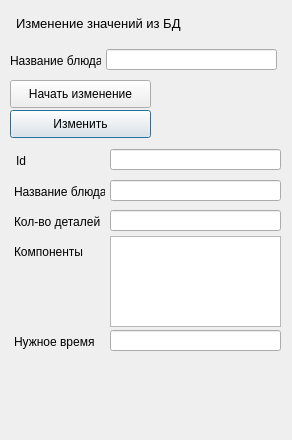
<?xml version="1.0" encoding="UTF-8"?>
<ui version="4.0">
 <class>Dialog</class>
 <widget class="QDialog" name="Dialog">
  <property name="geometry">
   <rect>
    <x>0</x>
    <y>0</y>
    <width>292</width>
    <height>440</height>
   </rect>
  </property>
  <property name="windowTitle">
   <string>Dialog</string>
  </property>
  <widget class="QLabel" name="label_6">
   <property name="geometry">
    <rect>
     <x>14</x>
     <y>331</y>
     <width>91</width>
     <height>21</height>
    </rect>
   </property>
   <property name="text">
    <string>Нужное время</string>
   </property>
  </widget>
  <widget class="QPushButton" name="ok">
   <property name="geometry">
    <rect>
     <x>10</x>
     <y>110</y>
     <width>141</width>
     <height>28</height>
    </rect>
   </property>
   <property name="text">
    <string>Изменить</string>
   </property>
  </widget>
  <widget class="QLabel" name="label_4">
   <property name="geometry">
    <rect>
     <x>14</x>
     <y>211</y>
     <width>91</width>
     <height>21</height>
    </rect>
   </property>
   <property name="text">
    <string>Кол-во деталей</string>
   </property>
  </widget>
  <widget class="QLabel" name="label_2">
   <property name="geometry">
    <rect>
     <x>16</x>
     <y>150</y>
     <width>41</width>
     <height>21</height>
    </rect>
   </property>
   <property name="text">
    <string>Id</string>
   </property>
  </widget>
  <widget class="QLabel" name="label">
   <property name="geometry">
    <rect>
     <x>16</x>
     <y>13</y>
     <width>241</width>
     <height>21</height>
    </rect>
   </property>
   <property name="font">
    <font>
     <pointsize>10</pointsize>
    </font>
   </property>
   <property name="text">
    <string>Изменение значений из БД</string>
   </property>
  </widget>
  <widget class="QLineEdit" name="count">
   <property name="geometry">
    <rect>
     <x>110</x>
     <y>210</y>
     <width>171</width>
     <height>21</height>
    </rect>
   </property>
  </widget>
  <widget class="QLabel" name="label_3">
   <property name="geometry">
    <rect>
     <x>14</x>
     <y>181</y>
     <width>91</width>
     <height>21</height>
    </rect>
   </property>
   <property name="text">
    <string>Название блюда</string>
   </property>
  </widget>
  <widget class="QLineEdit" name="id">
   <property name="geometry">
    <rect>
     <x>110</x>
     <y>149</y>
     <width>171</width>
     <height>21</height>
    </rect>
   </property>
  </widget>
  <widget class="QLineEdit" name="name">
   <property name="geometry">
    <rect>
     <x>110</x>
     <y>180</y>
     <width>171</width>
     <height>21</height>
    </rect>
   </property>
  </widget>
  <widget class="QLabel" name="label_5">
   <property name="geometry">
    <rect>
     <x>14</x>
     <y>241</y>
     <width>91</width>
     <height>21</height>
    </rect>
   </property>
   <property name="text">
    <string>Компоненты</string>
   </property>
  </widget>
  <widget class="QLineEdit" name="time">
   <property name="geometry">
    <rect>
     <x>110</x>
     <y>330</y>
     <width>171</width>
     <height>21</height>
    </rect>
   </property>
  </widget>
  <widget class="QLineEdit" name="Name">
   <property name="geometry">
    <rect>
     <x>106</x>
     <y>49</y>
     <width>171</width>
     <height>21</height>
    </rect>
   </property>
  </widget>
  <widget class="QLabel" name="label_7">
   <property name="geometry">
    <rect>
     <x>10</x>
     <y>50</y>
     <width>91</width>
     <height>21</height>
    </rect>
   </property>
   <property name="text">
    <string>Название блюда</string>
   </property>
  </widget>
  <widget class="QPushButton" name="start">
   <property name="geometry">
    <rect>
     <x>10</x>
     <y>80</y>
     <width>141</width>
     <height>28</height>
    </rect>
   </property>
   <property name="text">
    <string>Начать изменение</string>
   </property>
  </widget>
  <widget class="QLabel" name="image">
   <property name="geometry">
    <rect>
     <x>160</x>
     <y>83</y>
     <width>111</width>
     <height>51</height>
    </rect>
   </property>
   <property name="text">
    <string/>
   </property>
  </widget>
  <widget class="QTextEdit" name="components">
   <property name="geometry">
    <rect>
     <x>110</x>
     <y>236</y>
     <width>171</width>
     <height>91</height>
    </rect>
   </property>
  </widget>
 </widget>
 <resources/>
 <connections/>
</ui>
